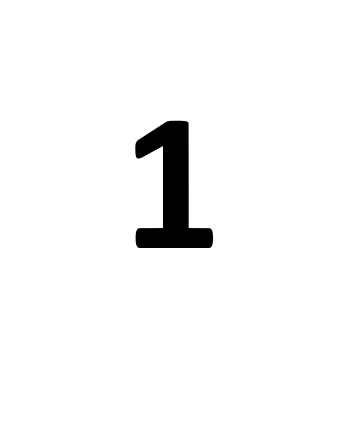
#> input picture Codigo/OpenCV/imagenes/uno.jpg, 343 x 421 px
$ python ocr_calculo_similitud.py
#> lines starting #> are read from the running program, lines starting #| are printed output that depends on the picture; after the words box and inside, x2 and y2 are one past the last pixel; in counts of white or black regions, pixels touching at a corner belong together; long printed decimals are rounded
import cv2


umbral = 150

img1 = cv2.imread('../imagenes/uno.jpg',0)
#> img1 is the input picture: shape (421, 343); min 0, max 255, mean 246.5
img2 = cv2.imread('../imagenes/dos.jpg',0)
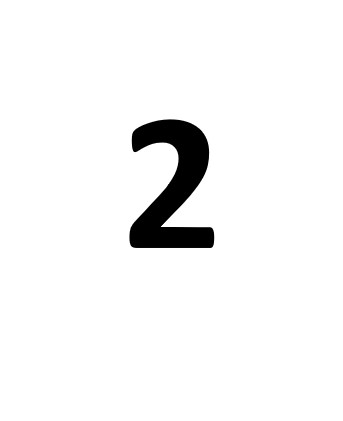
#> input picture Codigo/OpenCV/imagenes/dos.jpg, 343 x 421 px
#> img2 is the input picture: shape (421, 343); min 0, max 255, mean 244.6
img3 = cv2.imread('../imagenes/tres.jpg',0)
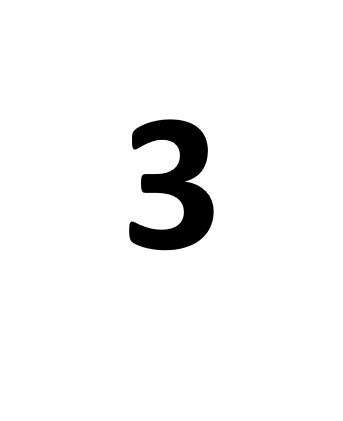
#> input picture Codigo/OpenCV/imagenes/tres.jpg, 343 x 421 px
#> img3 is the input picture: shape (421, 343); min 0, max 255, mean 244.4

_, img1_umbral = cv2.threshold(img1, umbral, 255, cv2.THRESH_BINARY_INV)
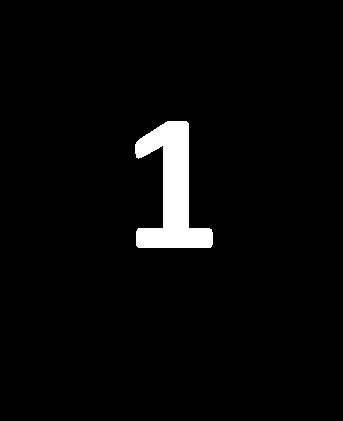
#> img1_umbral: shape (421, 343); 3.4% white; 1 white region, box (x1, y1, x2, y2) and area: (135, 121, 213, 248) 4863
_, img2_umbral = cv2.threshold(img2, umbral, 255, cv2.THRESH_BINARY_INV)
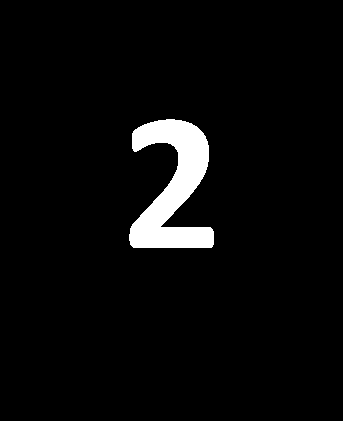
#> img2_umbral: shape (421, 343); 4.1% white; 1 white region, box (x1, y1, x2, y2) and area: (129, 119, 214, 248) 5934
_, img3_umbral = cv2.threshold(img3, umbral, 255, cv2.THRESH_BINARY_INV)
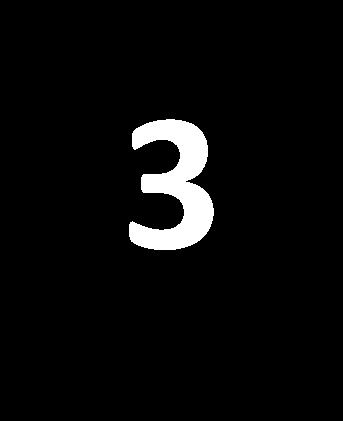
#> img3_umbral: shape (421, 343); 4.2% white; 1 white region
contornos1, _ = cv2.findContours(img1_umbral, cv2.RETR_EXTERNAL, cv2.CHAIN_APPROX_NONE)
#> contornos1 = 1 contour; box (x1, y1, x2, y2) and area: (135, 121, 213, 248) 4644
contornos2, _ = cv2.findContours(img2_umbral, cv2.RETR_EXTERNAL, cv2.CHAIN_APPROX_NONE)
#> contornos2 = 1 contour; box (x1, y1, x2, y2) and area: (129, 119, 214, 248) 5697
contornos3, _ = cv2.findContours(img3_umbral, cv2.RETR_EXTERNAL, cv2.CHAIN_APPROX_NONE)
#> contornos3 = 1 contour; box (x1, y1, x2, y2) and area: (129, 119, 214, 250) 5780
contorno1 = contornos1[0]
#> contorno1 = contour of 436 points, box (x1, y1, x2, y2) (135, 121, 213, 248), area 4644
contorno2 = contornos2[0]
#> contorno2 = contour of 472 points, box (x1, y1, x2, y2) (129, 119, 214, 248), area 5697
contorno3 = contornos3[0]
#> contorno3 = contour of 523 points, box (x1, y1, x2, y2) (129, 119, 214, 250), area 5780

similitud12 = cv2.matchShapes(contorno1, contorno2, cv2.CONTOURS_MATCH_I1, 0.0)
#> similitud12 = 0.878
similitud13 = cv2.matchShapes(contorno1, contorno3, cv2.CONTOURS_MATCH_I1, 0.0)
#> similitud13 = 1.22
similitud23 = cv2.matchShapes(contorno2, contorno3, cv2.CONTOURS_MATCH_I1, 0.0)
#> similitud23 = 0.433

print("similitud entre el 1 y el 2: ", similitud12)
#| similitud entre el 1 y el 2:  0.8781
print("similitud entre el 1 y el 3: ", similitud13)
#| similitud entre el 1 y el 3:  1.216
print("similitud entre el 2 y el 3: ", similitud23)
#| similitud entre el 2 y el 3:  0.4333
